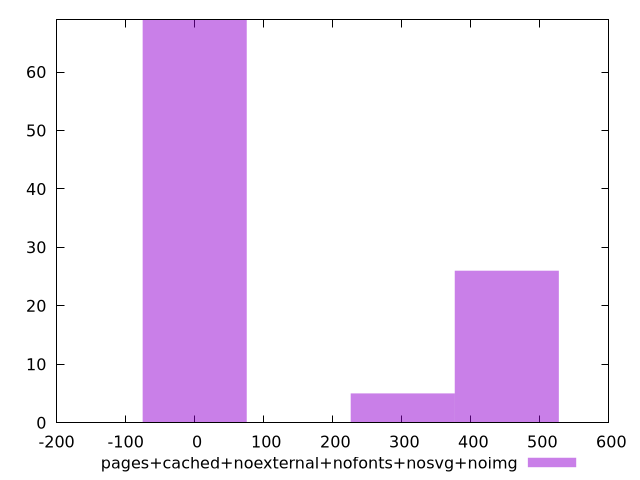

Generate this figure with gnuplot:
$_pagesCachedNoexternalNofontsNosvgNoimg <<EOF
0 69
452.1358041401944 26
301.4238694267963 5
EOF
set key outside below
set terminal pngcairo
set output "report_00005_2020-11-02T22-26-11.212Z/render-blocking-resources/pages+cached+noexternal+nofonts+nosvg+noimg//raw_hist.png"
set yrange [0:69]
set boxwidth 150.71193471339814
set style fill transparent solid 0.5 noborder
plot $_pagesCachedNoexternalNofontsNosvgNoimg title "pages+cached+noexternal+nofonts+nosvg+noimg" with boxes ,
